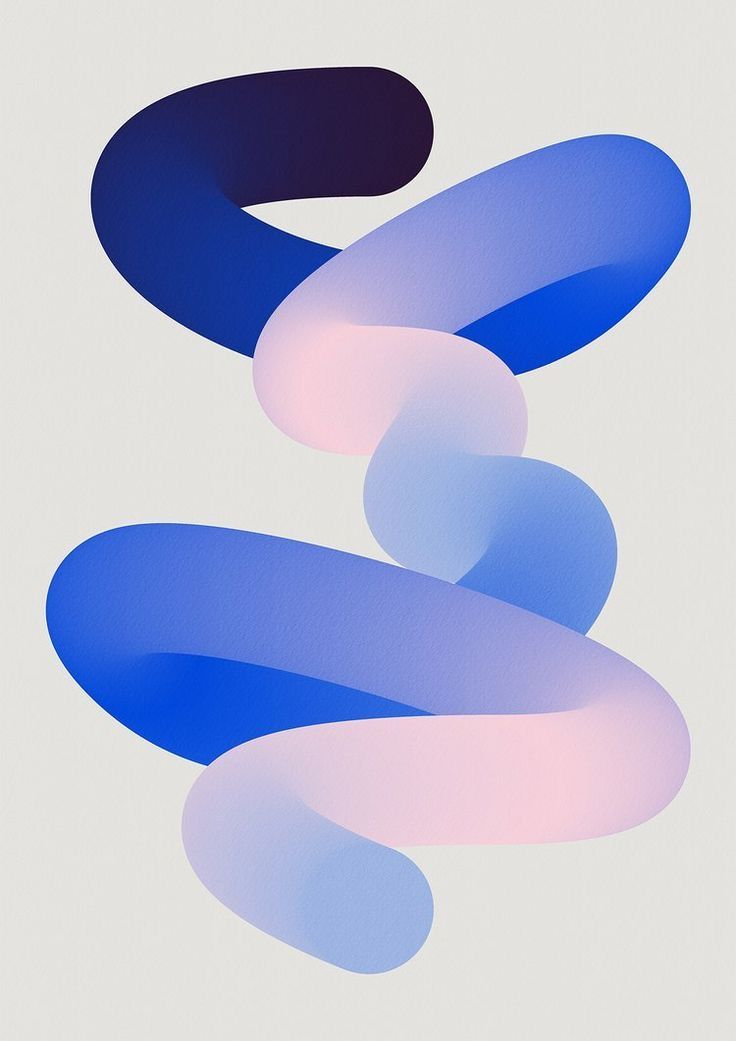
#> input picture Вертушка/Design/style-pack-achievements/01_brand/01_color_palette.jpeg, 736 x 1041 px
$ python -i strip_checker.py   (imports and definitions only)
#> lines starting #> are read from the running program, lines starting #| are printed output that depends on the picture; after the words box and inside, x2 and y2 are one past the last pixel; in counts of white or black regions, pixels touching at a corner belong together
"""Strip baked checkerboard background from placeholder PNGs via cv2 floodFill."""
import sys
import numpy as np
import cv2
from PIL import Image


def is_checker_color(rgb: np.ndarray) -> np.ndarray:
    r, g, b = rgb[..., 0].astype(int), rgb[..., 1].astype(int), rgb[..., 2].astype(int)
    max_c = np.maximum(np.maximum(r, g), b)
    min_c = np.minimum(np.minimum(r, g), b)
    return ((max_c - min_c) <= 14) & (min_c >= 185)


def strip(src: str, dst: str) -> None:
#> called with src = '../01_brand/01_color_palette.jpeg', dst = 'out.png'
    img = Image.open(src).convert("RGBA")
    arr = np.array(img)
    rgb = arr[..., :3]
#> rgb is the input picture: shape (1041, 736, 3); mean R, G, B 179.6, 184.5, 212.3
    h, w = arr.shape[:2]
#> h = 1041; w = 736

    candidate = is_checker_color(rgb).astype(np.uint8) * 255
#> in is_checker_color, `max_c = np.maximum(np.maximum(r, g), b)`:
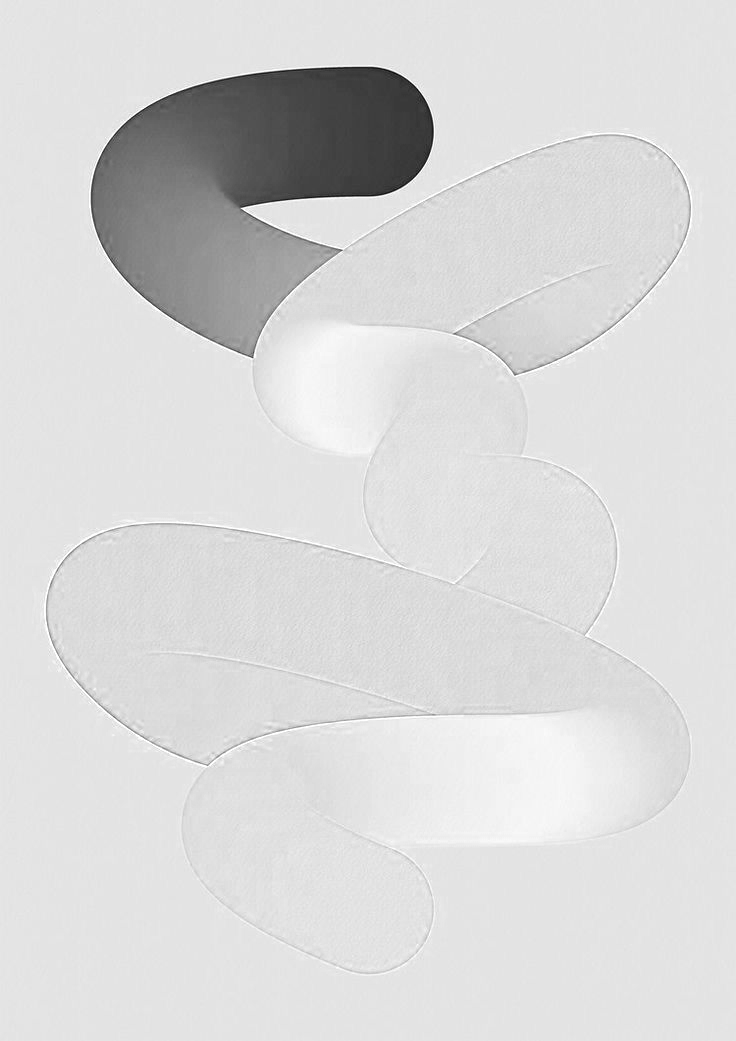
#> max_c: shape (1041, 736) int64; min 12, max 255, mean 216.3
#> in is_checker_color, `min_c = np.minimum(np.minimum(r, g), b)`:
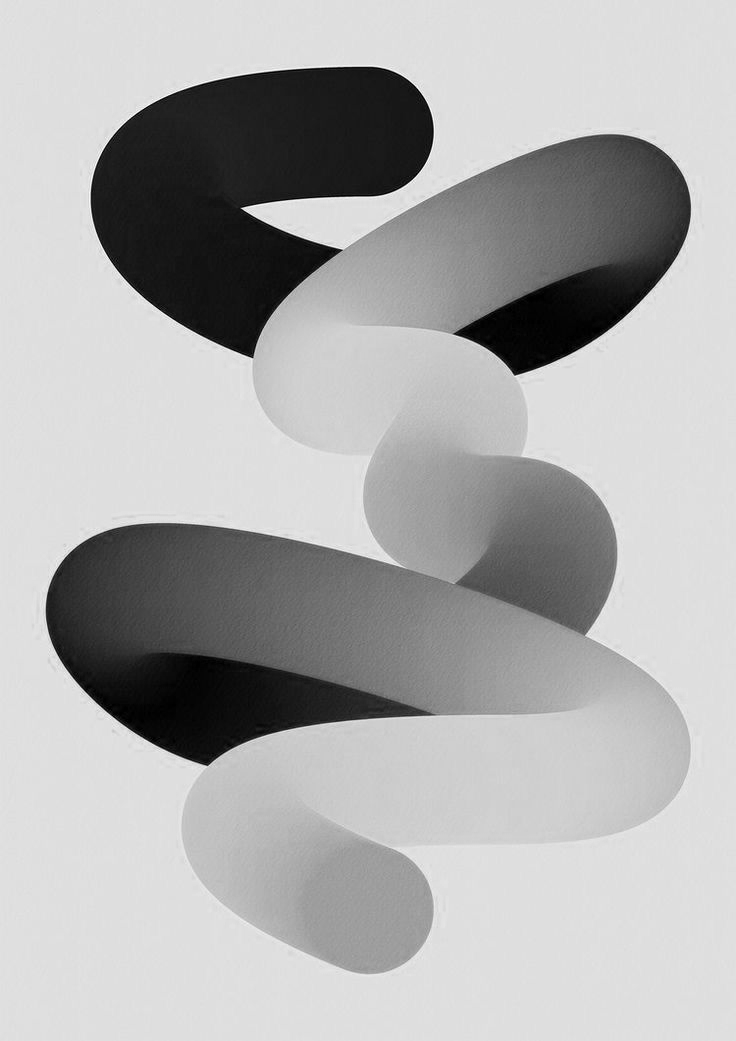
#> min_c: shape (1041, 736) int64; min 0, max 254, mean 173.5
#> in is_checker_color, `return ((max_c - min_c) <= 14) & (min_c >= 185)`:
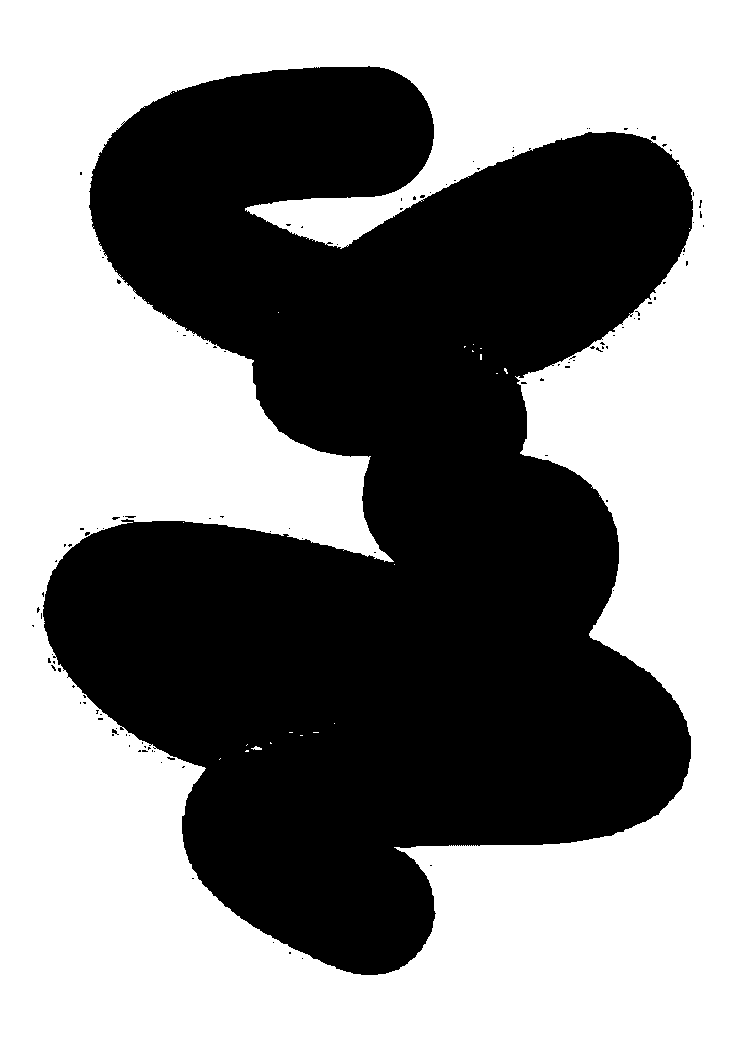
#> returned value: shape (1041, 736) bool; 53% white; 118 black regions (116 under 20 px), largest, box (x1, y1, x2, y2) and area: (43, 66, 693, 975) 359571, (112, 729, 119, 735) 20

    # cv2.floodFill expects 8-bit single-channel image
    # Use a mask 2 pixels larger as required by cv2
    flood_mask = np.zeros((h + 2, w + 2), dtype=np.uint8)
    seeds = [
        (0, 0), (w - 1, 0), (0, h - 1), (w - 1, h - 1),
        (w // 2, 0), (w // 2, h - 1), (0, h // 2), (w - 1, h // 2),
    ]
    for (sx, sy) in seeds:
        if candidate[sy, sx] == 255 and flood_mask[sy + 1, sx + 1] == 0:
            cv2.floodFill(candidate, flood_mask, (sx, sy), 128, loDiff=0, upDiff=0)
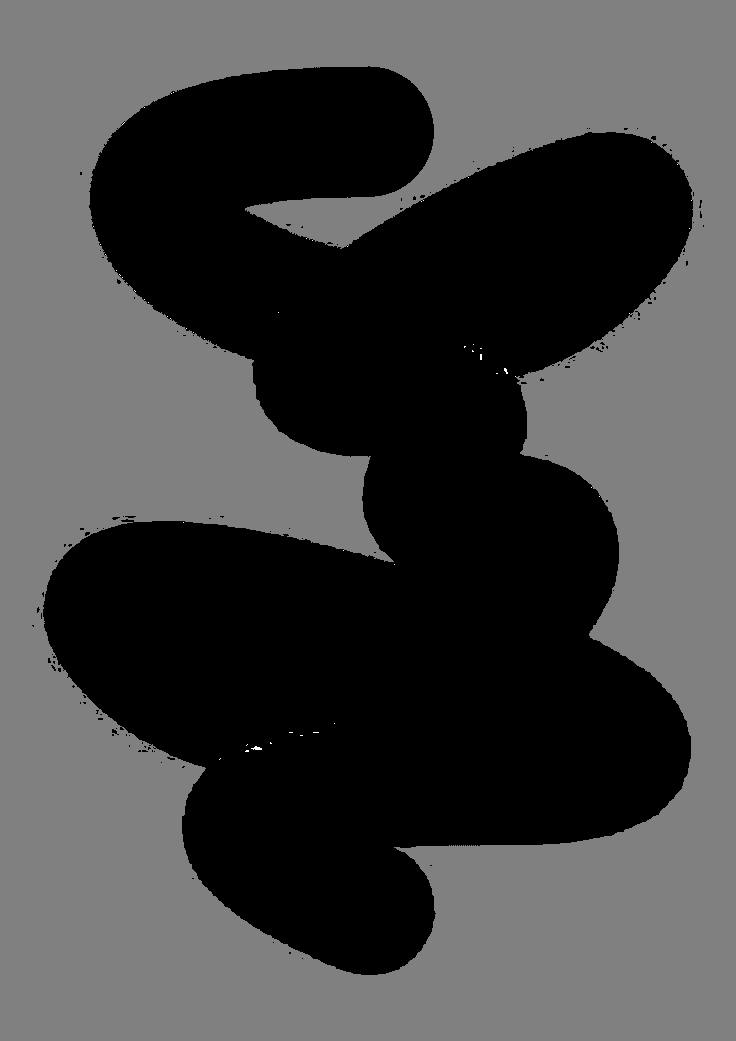
#> candidate: shape (1041, 736); min 0, max 255, mean 67.9

    bg = (candidate == 128)
#> bg: shape (1041, 736) bool; 53% white; 118 black regions (116 under 20 px), largest, box (x1, y1, x2, y2) and area: (43, 66, 693, 975) 359703, (112, 729, 119, 735) 20

    out = arr.copy()
    out[bg, 3] = 0
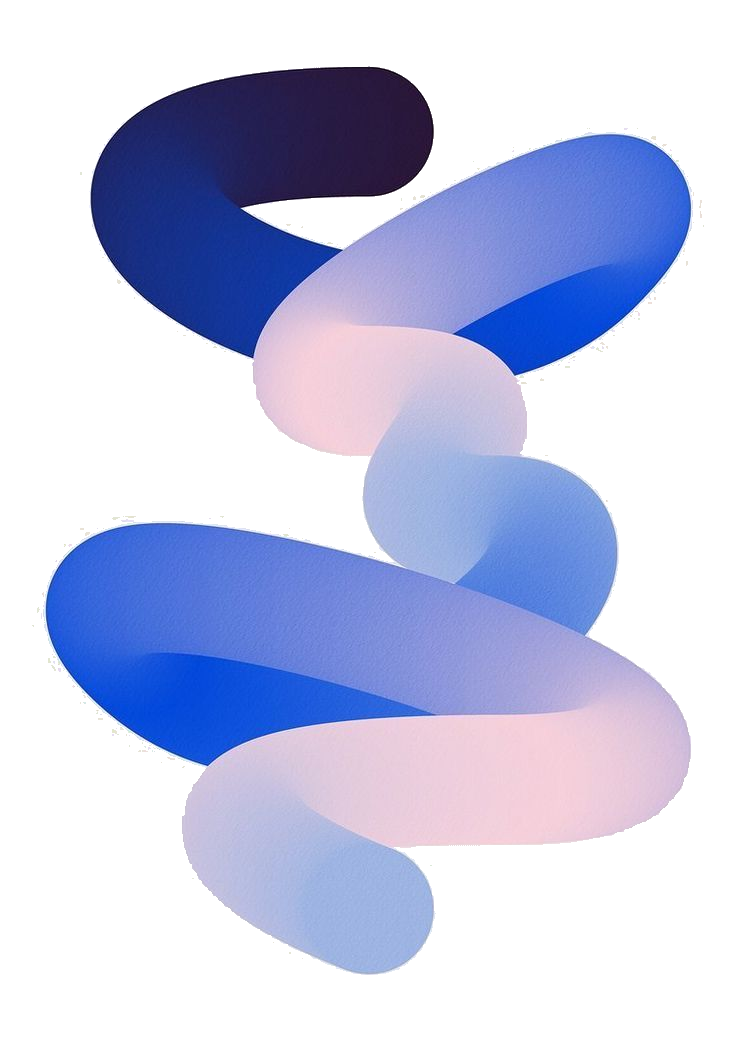
#> out: shape (1041, 736, 4); mean R, G, B, A 179.6, 184.5, 212.3, 119.9; transparent parts drawn white
    out[bg, 0:3] = 0

    Image.fromarray(out).save(dst, optimize=True)
    pct = bg.mean() * 100
#> pct = 52.97
    print(f"  {dst.split('/')[-1]}: {pct:.1f}% transparent ({w}×{h})")
#|   out.png: 53.0% transparent (736×1041)


# [4 lines not run here, left out]

>>> result = strip('../01_brand/01_color_palette.jpeg', 'out.png')
